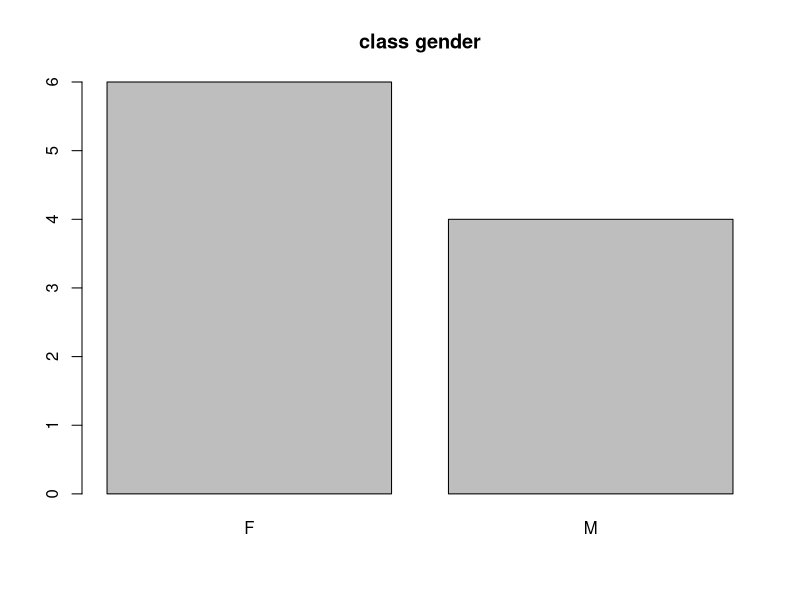
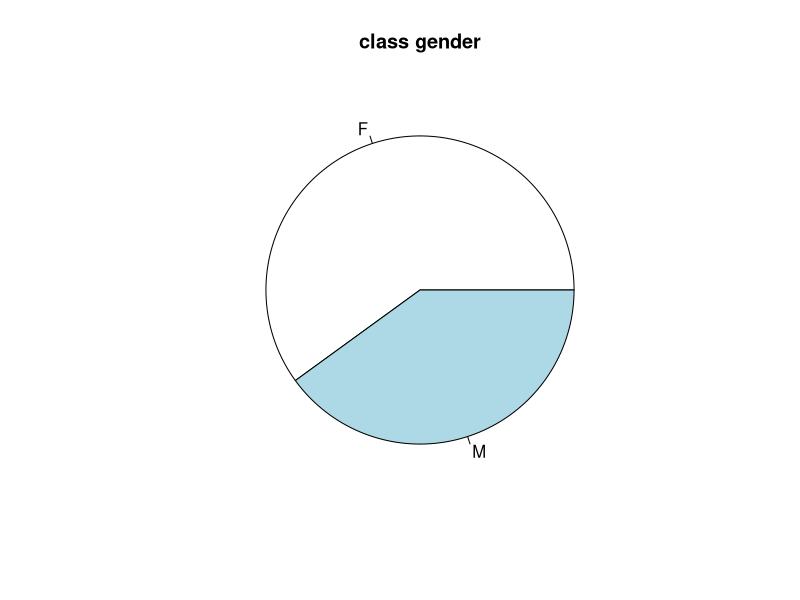
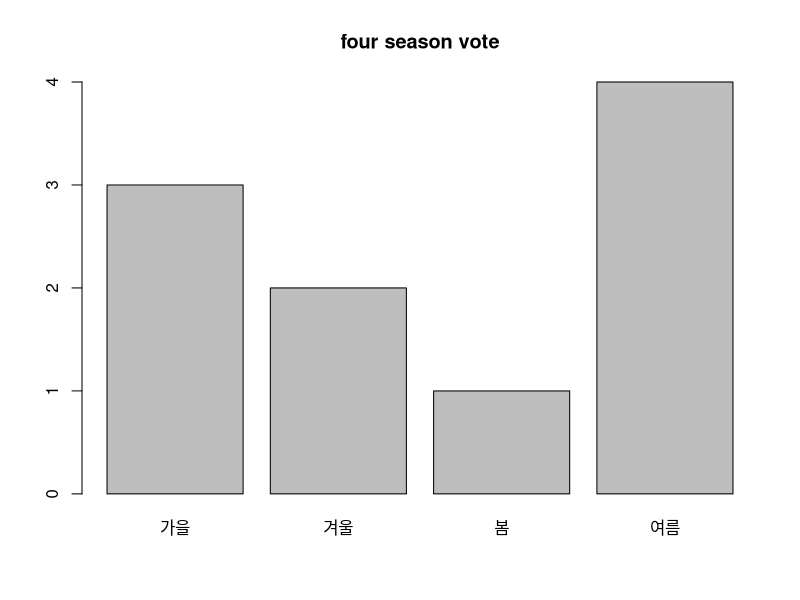
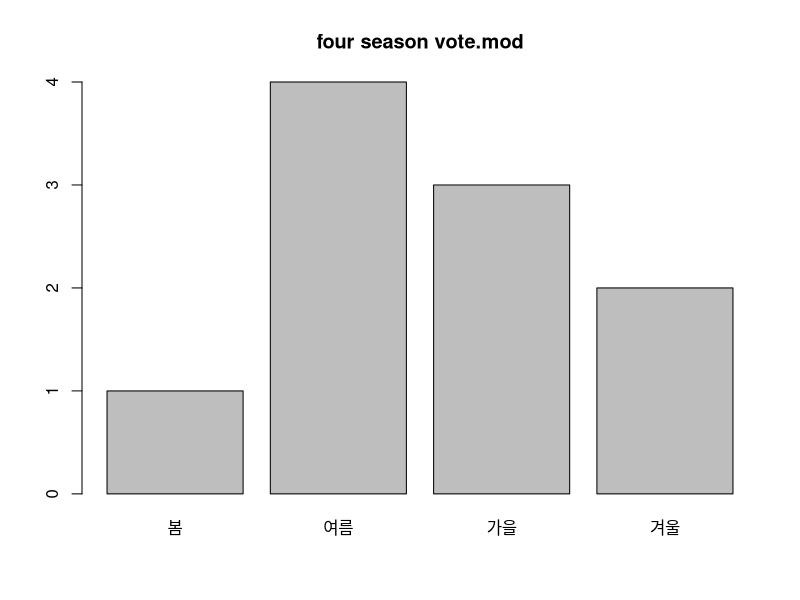
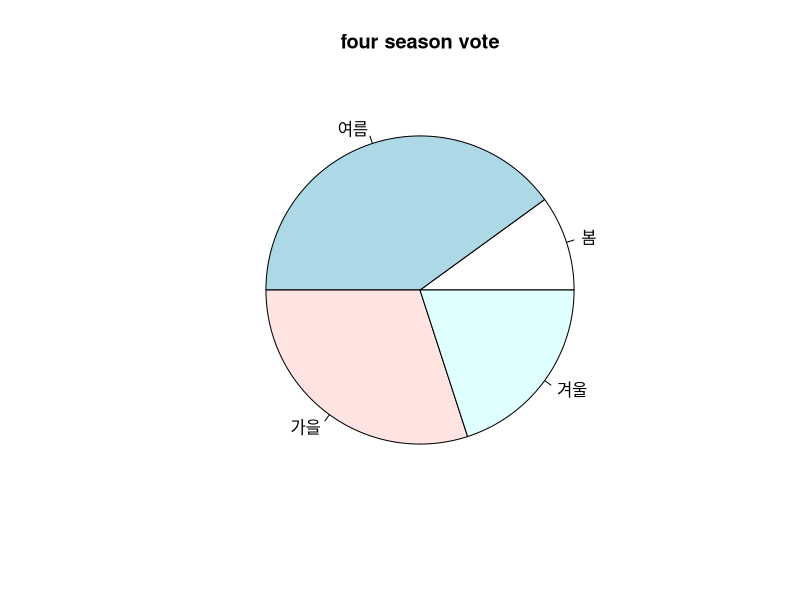
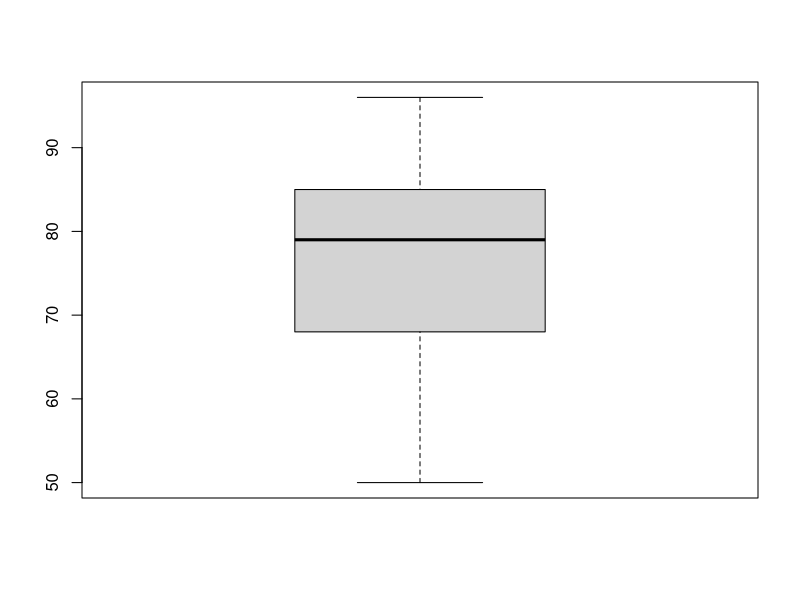
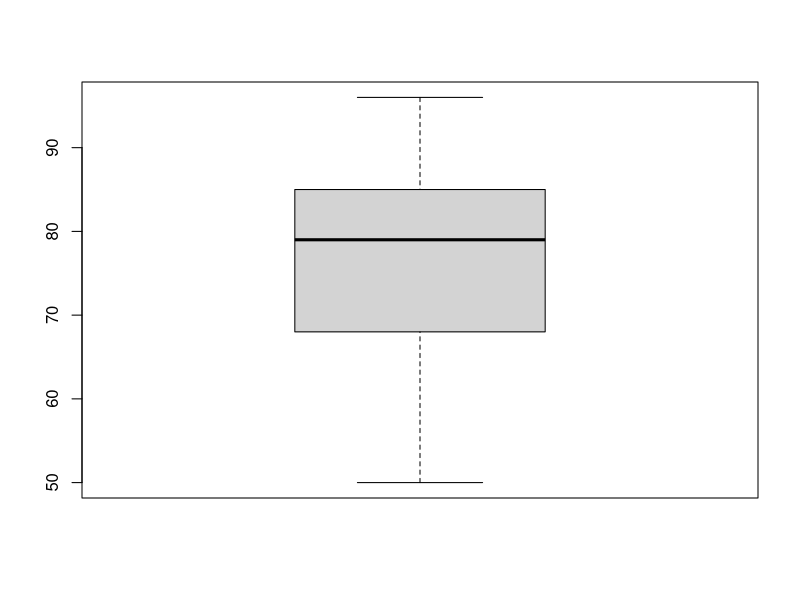
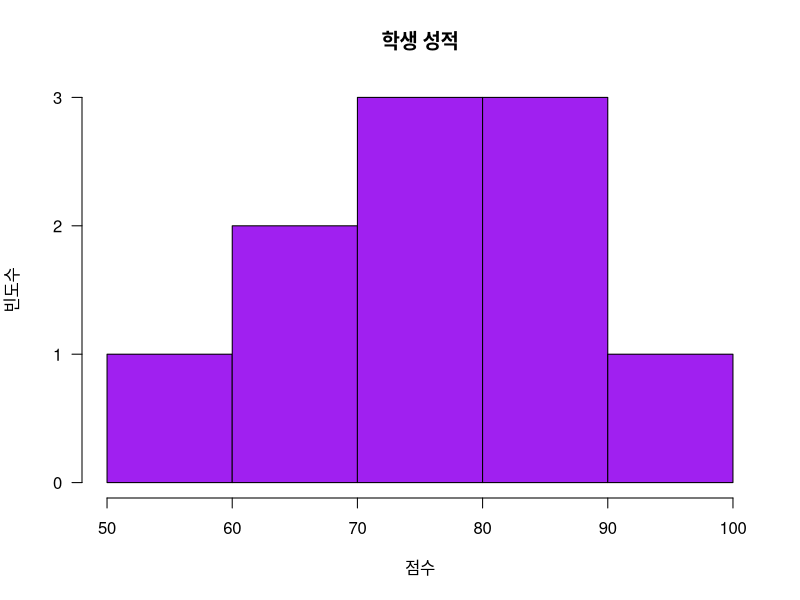

Write R code to recreate these figures, in order. (Note: this script raises an error after producing the figures.)
#남경훈 20.5.19/20.5.19

#문제1
#
#1 변수 하나, 값의 형태는 범주형. 남,여 두 종류 뿐이니까.
gender <- c('F','F','F','M','M','F','F','F','M','M')
class(gender)
dim(gender)
str(gender)

#2            해당하는 범주의 빈도수.          cg까지 여기서 적었어야 함.
table(gender)

#3
cg <- table(gender)
cg

class(cg)
dim(cg)
str(cg)

barplot(cg, main="class gender")   #* xlab, ylab 빠짐.  히스토그램에서 x는 구간, 막대그래프에서는

#4 비율을 표현할때는 파이가 더 유리.
pie(cg, main = "class gender")

#문제2
#
#1
season <- c('여름', '겨울', '봄','가을','여름','가을','겨울','여름','여름','가을')
season

class(season)
dim(season)
str(season)

#2  이거도 fv를 여기에다 적었어야 했음.
table(season)

#3
fv <- table(season)
fv

class(fv)
dim(fv)
str(fv)

barplot(fv, main = "four season vote")

fv.array <- fv[c(3,4,1,2)] #*
fv.array

barplot(fv.array, main = "four season vote.mod")

#4
pie(fv.array, main = "four season vote")

#문제3
#
#1* names 함수 까먹었음.
score <-c(90, 85, 73, 80, 85, 65,78,50,68,96)
score

names(score) <- c("KOR", "ENG","ATH", "HIST","SOC","MUSIC","BIO","EARTH","PHY","ART")
score

#2
score

#3
mean(score)  #데이터 대표는 가능하지만 이상치에 영향을 받음
median(score) #그래서 중앙값 이용.

#4 표준편차가 크다는 것은 값이 들쓕날쑥하다는 뜻이다. 
sd(score)

#5* 힌트: names, max, ==
which.max(score)

#6  면적이 중요함. 1사분위 쪽에 모여있다.
boxplot(score)
boxplot(score)$out #* 이상치 없으면 그냥 없다고 하면 됨.

#7* 이건 또 왜 이렇게 복잡하게 했다냐... 구간별로빈도수 표현하는 게 히스토그램. 전체적인 데이터의 구간별 분포가 고르냐 치우쳐있느냐를 확인. 
hist(score, main="학생 성적",xlab="점수", ylab="빈도수", col="purple", las=1, breaks=5)

#
#
#문제4* 그냥 다 틀렸으니 처음부터 다시 하자.       #일정한 형태로 구성이 된다면 범주형으로 간주.
#head, tail 적용하는 거 다시 생각할 것.
mtcars
head(wt)
wt <- c(mtcars[,6])
wt

cyl <- c(mtcars)
cyl
#1 여긴 맞았는데.... 모양이 다름.   분포가 비슷. 특정한 방향으로 치우친 데이는 아님. 
mean(wt)
median(wt)
mean(wt, trim = 0.15)
sd(wt)

#2 이것도 값은 맞긴 한데... 다시할 것. 4분위수, 최소최대값 등을 구할 때 사용.(2사분위-중앙값)
summary(wt)

#3 여기서부터 막힘. $~~ 하는 거가 문제. 실린더 수는 범주형으로 간주. 그래서 도수분포표, 막대, 원형그래프 등등 가능.
table(cyl)


#문제에서, 데이터가 고르게 분포되지는 않음. 종모양이어야 고른 것. 
#그룹으로 그래프를 보겠다는 건 서로간의 형태를 보겠다는 것. 8번 문제.
